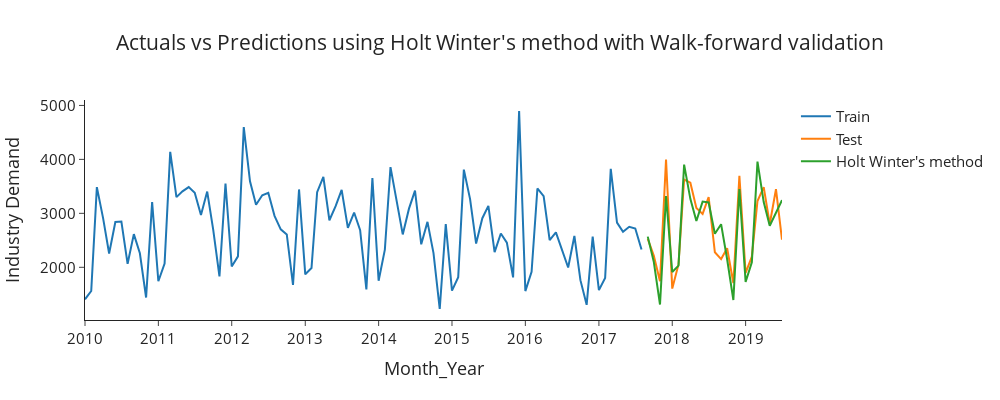

This figure's notebook cell:
### Markdown cell above
#### Smoothing_level, alpha, is close to 0.4 which is relatively high. It means that the level component vary frequently. It indicates a lot of randomness in the data which can't be captured in the seasonality. Smoothing_seasonal (gamma) is close to 0 indicating that seasonality don't vary much over time.

### Code cell
# Walk forward validation - Holt Winter's
# Let's see if using walk-forward validation (instead of a simple train-test split) further improves the model performance.
warnings.filterwarnings("ignore")
temp = training_set['Western European tractor industry >160 HP '] # Initial training set
preds = pd.Series() # Predicted values
preds.index.name = 'Month_Year'

# Predict for one time period at a time and retrain the model after every prediction
for t in range((len(testing_set))):
    model_holt_winters = ExponentialSmoothing(temp, trend=None,
                                          seasonal='add', seasonal_periods=12)\
                                          .fit(optimized=True)
    forecasts_holt_winters = model_holt_winters.forecast()

    y_pred = model_holt_winters.forecast()
    y_pred.index.name = 'Month_Year'
    preds = pd.concat([preds, y_pred])
    temp = pd.concat([temp, testing_set.iloc[t:t+1, 0]])

rmse_wf = (mean_squared_error(testing_set['Western European tractor industry >160 HP '], preds)) ** 0.5
mape_wf = mape(testing_set['Western European tractor industry >160 HP '], preds)
print("RMSE for Holt Winter's with walk-forward validation => ", rmse_wf)
print("MAPE for Holt Winter's with walk-forward validation => ", mape_wf)
plot_results(preds,  "Actuals vs Predictions using Holt Winter's method with Walk-forward validation", "Holt Winter's method")
